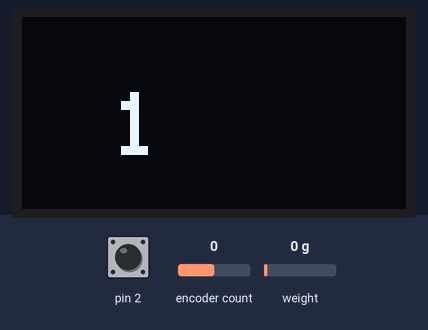
Bench run of a sketch on a simulated Arduino Uno, built with avr-gcc and run on an emulated ATmega328P. Parts: 128×64 one-colour display. Inputs (shaded band) come from the test bench; at power-on: weight on the scale 0 g, pin 2 HIGH, encoder count 0. The display library's start-up logo is not drawn; EEPROM starts erased.

Above: at 3.7 s.
3.8 s: weight on the scale set to 100 g
At 5.1 s:
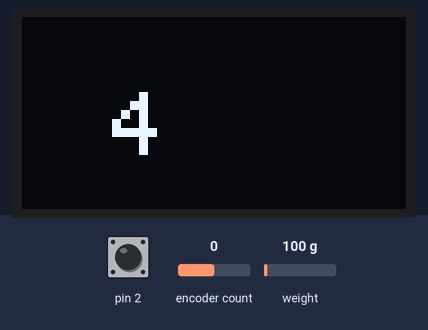
5.4 s: pin 2 pulled LOW for 0.15 s
At 6.6 s:
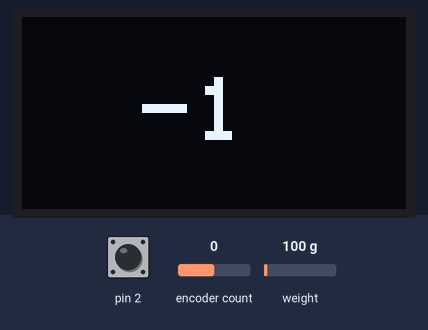
7.2 s: encoder count set to 1
At 8.1 s:
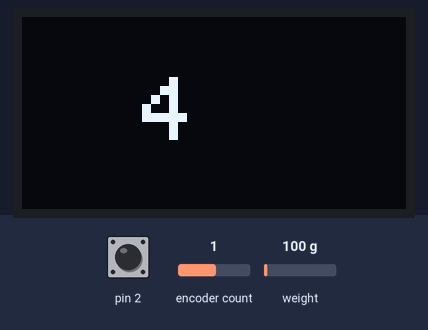
8.7 s: encoder count set to 2
At 9.2 s:
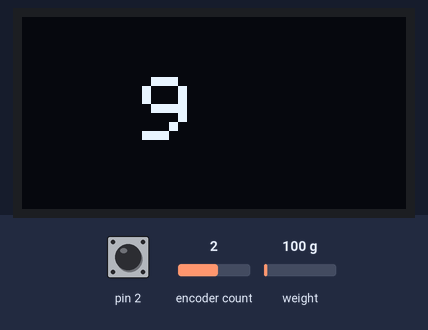
10.2 s: pin 2 pulled LOW for 0.15 s
At 11.3 s:
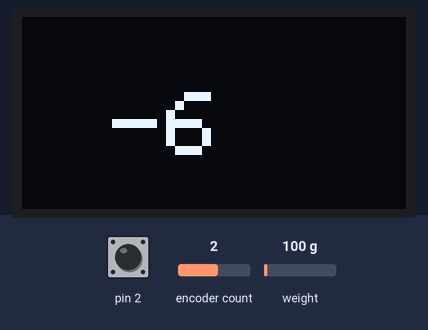
11.9 s: weight on the scale set to 1250 g
At 13.2 s:
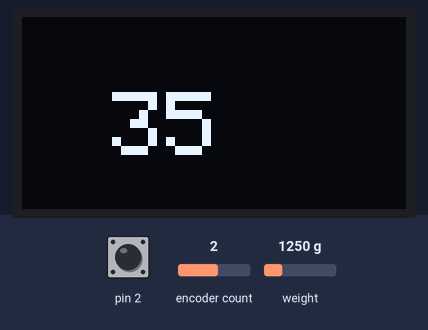
Timing chart, 0 to 14.5 s (numbered marks = the images above; inputs shaded):
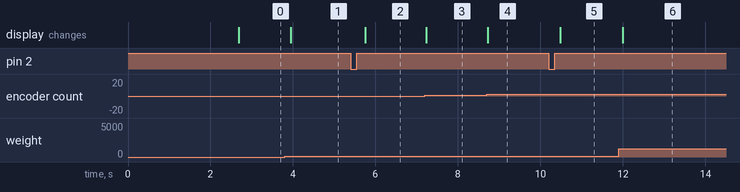

The sketch:

working_prototype.ino
```cpp
#include <EEPROM.h>
#include "GyverEncoder.h"
#include <Adafruit_GFX.h>
#include <Adafruit_SSD1306.h>
#include "HX711.h"

#include "GyverFilters.h"
GFilterRA analog0;

#define SCREEN_WIDTH 128
#define SCREEN_HEIGHT 64

Adafruit_SSD1306 display(SCREEN_WIDTH, SCREEN_HEIGHT, &Wire, -1);

HX711 scale;

#define DT  6
#define SCK 5

#define S1 4
#define S2 3
#define KEY 2

Encoder enc1(S1, S2, KEY);

float calibration_factor = -10.57;  // СЮДА ВПИСАТЬ ЗНАЧЕНИЕ ИЗ МОНИТОРА ПОРТА ПЕРВОГО КОДА!!!!!!!!!!!
float units;
float ounces;

int value;

bool state = 0;

unsigned long lastMillis = 0;
unsigned long currentMillis = 0;

void setup()
{
  Serial.begin(9600);
  EEPROM.get(0, value);
  enc1.setType(TYPE2);
  display_init();
  delay(500);
  scale.begin(DT, SCK);
  scale.set_scale();
  scale.tare();
  scale.set_scale(calibration_factor);
  analog0.setCoef(0.30);
  analog0.setStep(50);
}

void loop()
{
  while (!enc1.isClick())
  {
    currentMillis = millis();
    enc1.tick();
    disp_print_weight();
  }
  display.clearDisplay();
  display.setCursor(40, 20);
  display.print(value);
  display.display();
  while (!enc1.isClick())
  {
    enc1.tick();
    disp_print_bad_weight();
  }
  EEPROM.put(0, value);
}

void display_init()
{
  Serial.begin(9600);
  if(!display.begin(SSD1306_SWITCHCAPVCC, 0x3C))
  {
    Serial.println(F("SSD1306 allocation failed"));
    for(;;);
  }
  display.display();
  delay(1000);
  display.clearDisplay();
  display.setTextSize(3);
  display.setTextColor(SSD1306_WHITE);
}


void disp_print_bad_weight()
{
  enc1.tick();
  if (enc1.isRight())
  {
    value += 5;
    display.clearDisplay();
    display.setCursor(40, 20);
    display.print(value);
    display.display();
  }
  if (enc1.isLeft())
  {
    value -= 5;
    display.clearDisplay();
    display.setCursor(40, 20);
    display.print(value);
    display.display();
  }
}

void disp_print_weight()
{
  if (currentMillis - lastMillis >= 100)
  {
    lastMillis = currentMillis;
    units = scale.get_units();
    units = units / 10;
    ounces = (units * 0.035274)*10;
    display.clearDisplay();
    display.setCursor(30, 25);
    display.print(int(ounces) - value);
    display.display();
  }
}
```

Measured:
- after the input at 3.8 s, the display: changes after 0.15 s (image 1)
- after the input at 5.4 s, the display: changes after 0.35 s (image 2)
- after the input at 7.2 s, the display: changes at once (image 3)
- after the input at 8.7 s, the display: changes at once (image 4)
- after the input at 10.2 s, the display: changes after 0.28 s (image 5)
- after the input at 11.9 s, the display: changes after 0.10 s (image 6)
